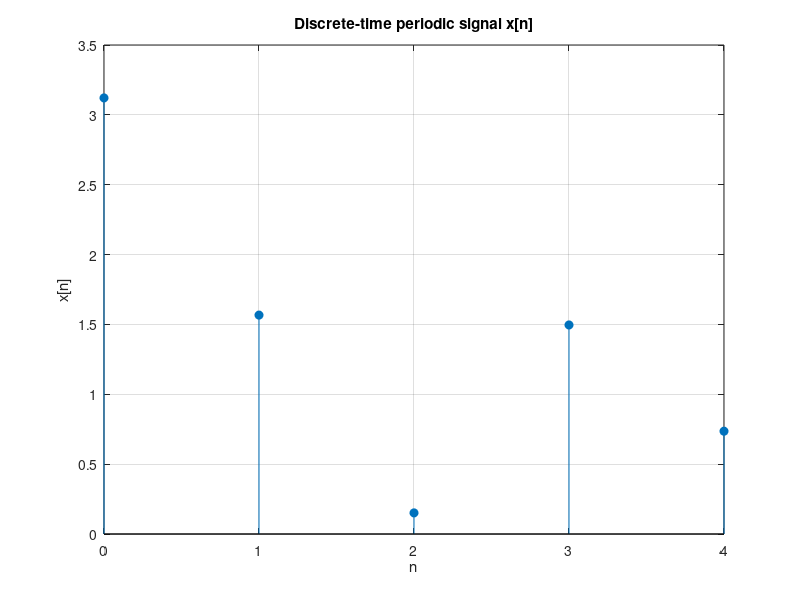

This chart was generated by the following MATLAB code:
N = 5; 
a = [1 0 exp(1j*pi/4) 0 2*exp(1j*pi/4)]; % Non-zero Fourier series coefficients

K = length(a);

n = 0:N-1;

x = zeros(size(n));
for k = 1:K
    x = x + a(k) * exp(1j * 2 * pi * k * n / N);
end

stem(n, real(x), 'filled');
xlabel('n');
ylabel('x[n]');
title('Discrete-time periodic signal x[n]');
grid on;
